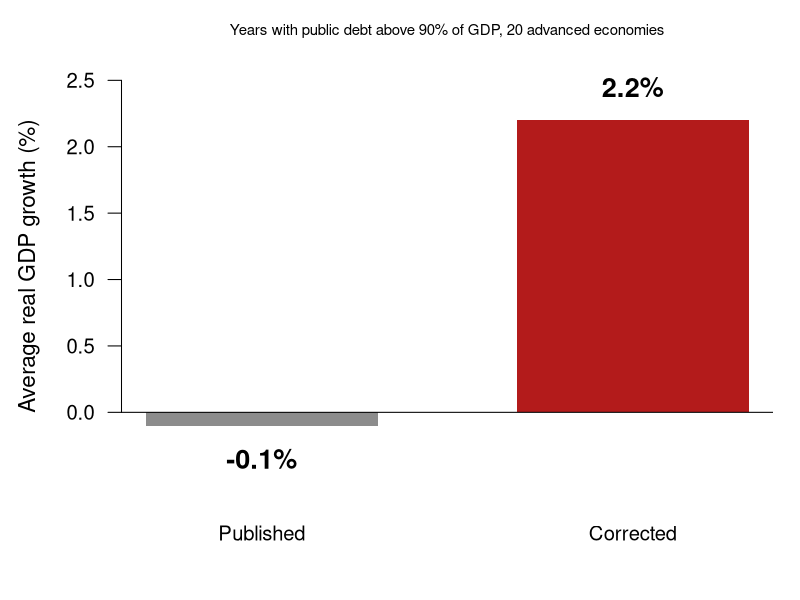
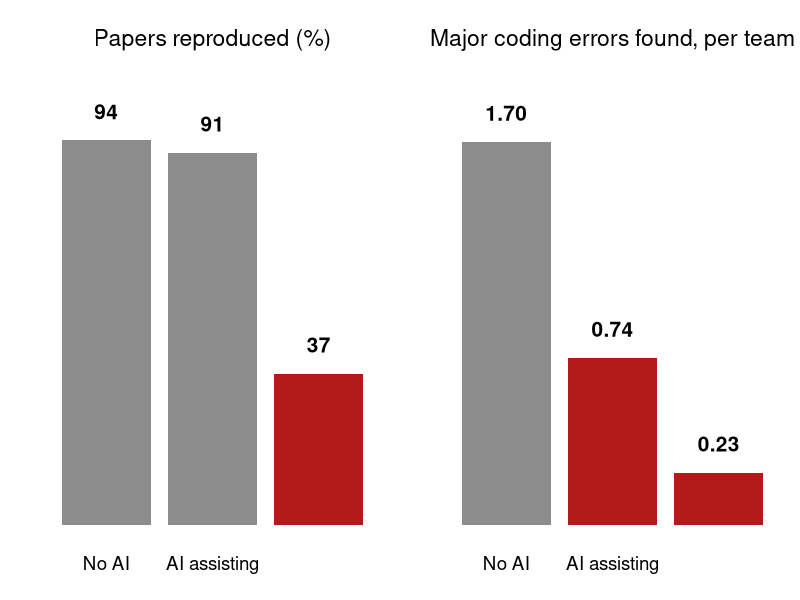
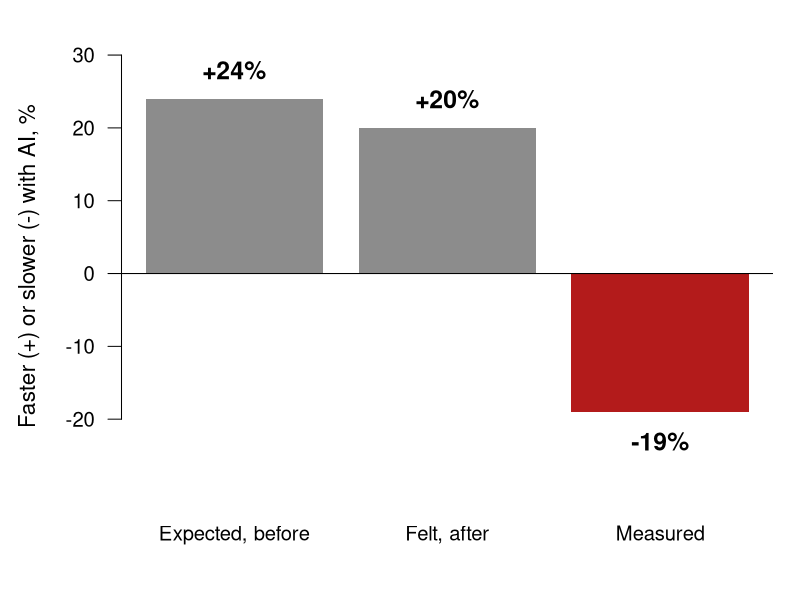
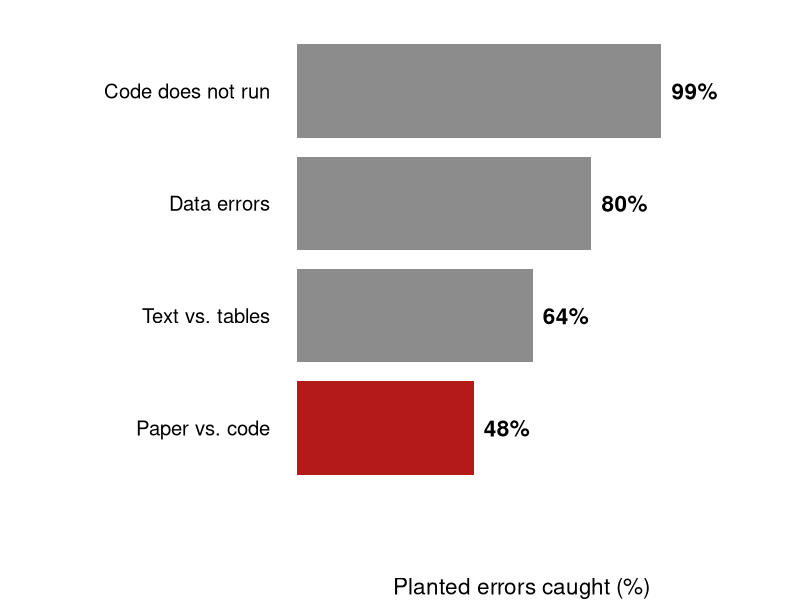
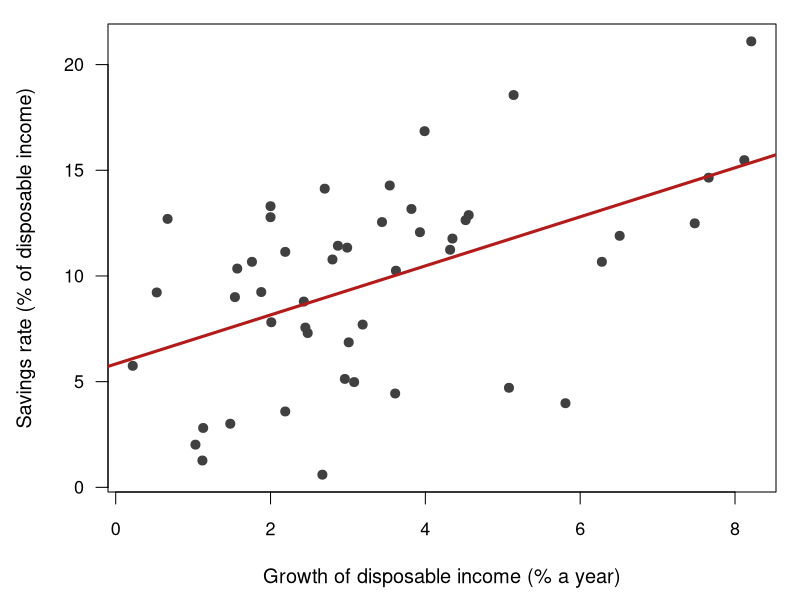
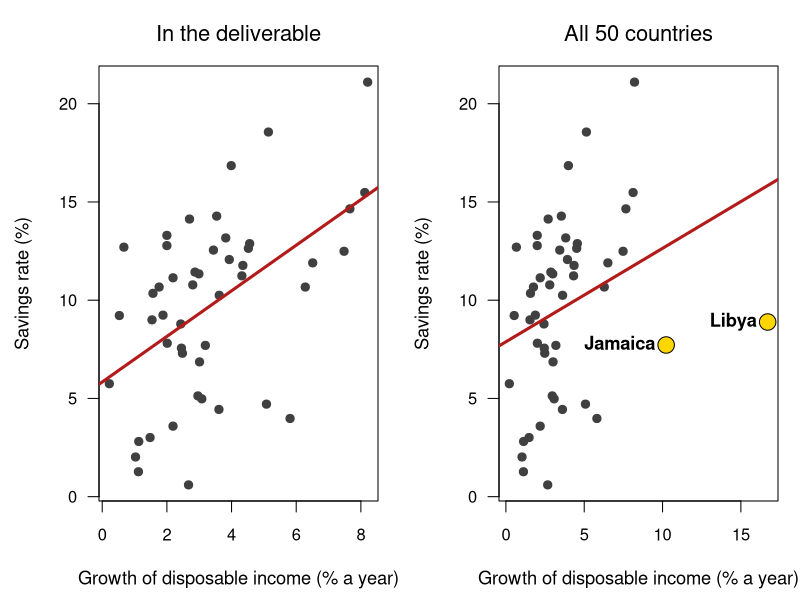
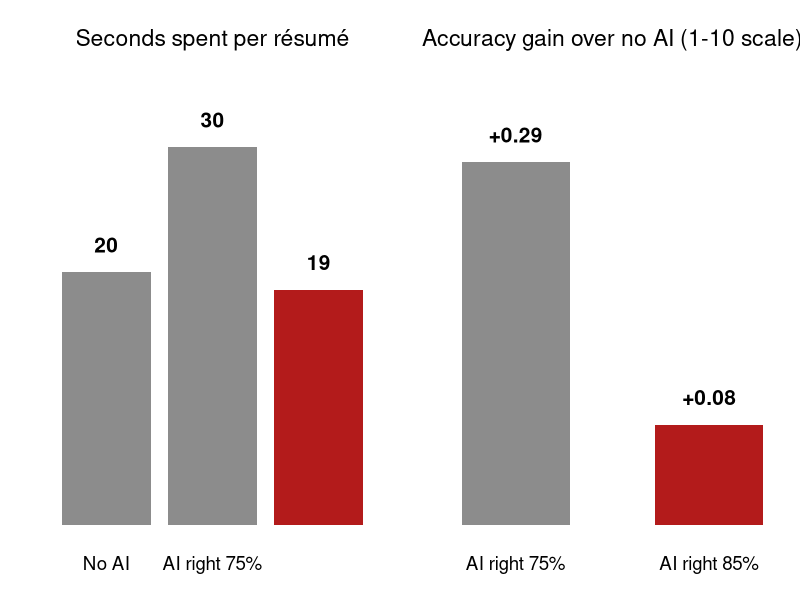

The R script that drew these images, in order:
# make-figures.R: the charts for session 10. Run from this folder:
#   Rscript make-figures.R
# Every number is typed from the source named next to it; the savings
# figures come from R's built-in LifeCycleSavings.

RED  <- "#b31b1b"
GREY <- "grey55"
open_png <- function(file, w = 1600, h = 760) {
  png(file, width = w, height = h, res = 200)
  par(las = 1, mar = c(4, 4.5, 1.5, 1), cex = 1.35, cex.axis = 0.9, cex.lab = 1)
}

# 1) Reinhart and Rogoff: growth when public debt is above 90% of GDP ----
# Herndon, Ash & Pollin (2014), Cambridge Journal of Economics 38(2): 2.2%
# on average, "not -0.1% as published".
open_png("F1-debt-growth.png", w = 1400, h = 800)
v <- c(-0.1, 2.2)
b <- barplot(v, names.arg = c("Published", "Corrected"), col = c(GREY, RED),
             border = NA, ylim = c(-0.6, 2.8), width = 0.6, space = 0.6,
             ylab = "Average real GDP growth (%)", axes = FALSE)
axis(2, at = seq(0, 2.5, 0.5)); abline(h = 0)
text(b, v + ifelse(v < 0, -0.25, 0.25), sprintf("%.1f%%", v), cex = 1.2, font = 2)
mtext("Years with public debt above 90% of GDP, 20 advanced economies", side = 3,
      line = 0, cex = 0.9)
dev.off()

# 2) Institute for Replication experiment ----
# Brodeur et al. (2026), PNAS 123(22), abstract and Table 1.
open_png("F2-i4r.png", w = 1800, h = 780)
par(mfrow = c(1, 2), mar = c(3, 2, 3, 1), cex = 1.25)
lab <- c("No AI", "AI assisting", "AI in charge")
b <- barplot(c(94, 91, 37), names.arg = lab, col = c(GREY, GREY, RED), border = NA,
             ylim = c(0, 110), axes = FALSE, main = "Papers reproduced (%)",
             font.main = 1, cex.main = 1.1)
text(b, c(94, 91, 37) + 7, c("94", "91", "37"), font = 2)
b <- barplot(c(1.70, 0.74, 0.23), names.arg = lab, col = c(GREY, RED, RED),
             border = NA, ylim = c(0, 2), axes = FALSE,
             main = "Major coding errors found, per team", font.main = 1, cex.main = 1.1)
text(b, c(1.70, 0.74, 0.23) + 0.13, c("1.70", "0.74", "0.23"), font = 2)
dev.off()

# 3) Expected, felt, and measured speed ----
# Becker et al. (2025), METR: forecast 24% faster, felt 20% faster,
# measured 19% slower (completion time).
open_png("F3-speed.png", w = 1600, h = 800)
v <- c(24, 20, -19)
b <- barplot(v, names.arg = c("Expected, before", "Felt, after", "Measured"),
             col = c(GREY, GREY, RED), border = NA, ylim = c(-30, 32), axes = FALSE,
             ylab = "Faster (+) or slower (-) with AI, %")
axis(2, at = seq(-20, 30, 10)); abline(h = 0)
text(b, v + ifelse(v < 0, -4, 4), paste0(ifelse(v > 0, "+", ""), v, "%"), font = 2, cex = 1.1)
dev.off()

# 4) Recall of verifier agents on planted errors ----
# Willner & Yanagizawa-Drott (2026), "Verifying the Verifiers".
open_png("F4-recall.png", w = 1600, h = 760)
par(mar = c(4, 11, 1, 2), cex = 1.35)
v <- c(99, 80, 64, 48)
lab <- c("Code does not run", "Data errors", "Text vs. tables", "Paper vs. code")
b <- barplot(rev(v), names.arg = rev(lab), horiz = TRUE, col = c(RED, GREY, GREY, GREY),
             border = NA, xlim = c(0, 122), axes = FALSE,
             xlab = "Planted errors caught (%)")
text(rev(v) + 9, b, paste0(rev(v), "%"), font = 2)
dev.off()

# 5) The figure in the deliverable, and the same figure with all 50 ----
d <- LifeCycleSavings
k <- d[d$ddpi < 10, ]
open_png("F5-deliverable.png", w = 1400, h = 900)
par(mar = c(4.5, 4.5, 1, 1), cex = 1.2)
plot(k$ddpi, k$sr, pch = 19, col = "grey25",
     xlab = "Growth of disposable income (% a year)",
     ylab = "Savings rate (% of disposable income)")
abline(lm(sr ~ ddpi, data = k), lwd = 3, col = RED)
dev.off()

open_png("F6-reveal.png", w = 2000, h = 820)
par(mfrow = c(1, 2), mar = c(4.5, 4.5, 3, 1), cex = 1.1)
plot(k$ddpi, k$sr, pch = 19, col = "grey25", main = "In the deliverable",
     font.main = 1, xlab = "Growth of disposable income (% a year)",
     ylab = "Savings rate (%)")
abline(lm(sr ~ ddpi, data = k), lwd = 3, col = RED)
plot(d$ddpi, d$sr, pch = 19, col = "grey25", main = "All 50 countries",
     font.main = 1, xlab = "Growth of disposable income (% a year)",
     ylab = "Savings rate (%)")
out <- d$ddpi >= 10
points(d$ddpi[out], d$sr[out], pch = 21, bg = "gold", cex = 2)
text(d$ddpi[out], d$sr[out], rownames(d)[out], pos = 2, font = 2)
abline(lm(sr ~ ddpi, data = d), lwd = 3, col = RED)
dev.off()

# 7) Recruiters given a better or a weaker AI ----
# Dell'Acqua (working paper, 2022), "Falling Asleep at the Wheel", Tables 4
# and 5: seconds per resume = control mean 20.2 plus the estimated effect
# (+10.0 with the 75%-accurate AI, -1.4 with the 85%-accurate AI); accuracy
# gain over no AI on the paper's 1-10 scale, column 3 (+0.29, +0.08).
open_png("F7-recruiters.png", w = 1800, h = 780)
par(mfrow = c(1, 2), mar = c(3, 2, 3, 1), cex = 1.25)
lab <- c("No AI", "AI right 75%", "AI right 85%")
v <- c(20.2, 20.2 + 10.0, 20.2 - 1.4)
b <- barplot(v, names.arg = lab, col = c(GREY, GREY, RED), border = NA,
             ylim = c(0, 36), axes = FALSE, main = "Seconds spent per résumé",
             font.main = 1, cex.main = 1.1)
text(b, v + 2.2, round(v), font = 2)
v <- c(0.29, 0.08)
b <- barplot(v, names.arg = lab[2:3], col = c(GREY, RED), border = NA,
             ylim = c(0, 0.36), axes = FALSE, width = 0.6, space = 0.8,
             main = "Accuracy gain over no AI (1-10 scale)", font.main = 1, cex.main = 1.1)
text(b, v + 0.022, sprintf("+%.2f", v), font = 2)
dev.off()
